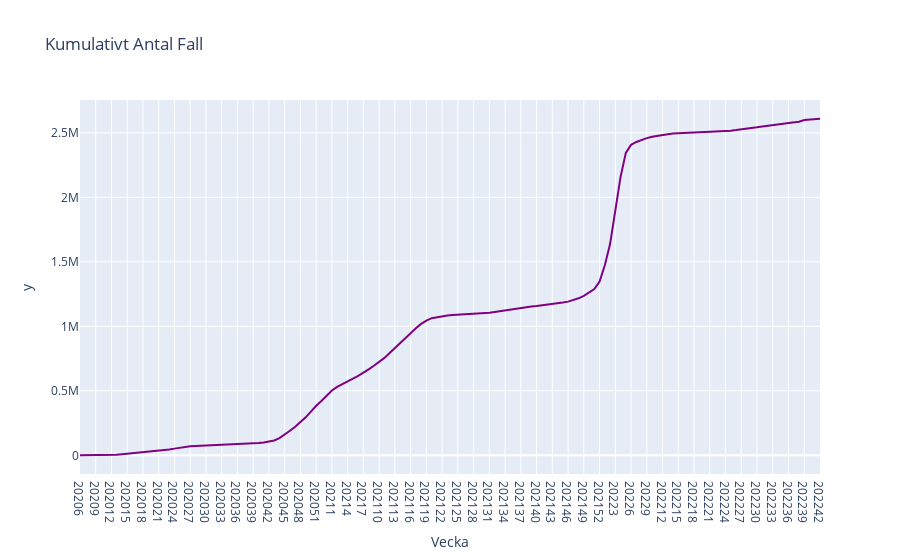

Here is the notebook cell this chart was saved with:
### Code cell
# F) Create a line chart for cumulative cases
cumulative_cases = df['Antal_fall_vecka'].cumsum() 
fig = px.line(df, x="Vecka", y=cumulative_cases, 
              title="Kumulativt Antal Fall")
fig.update_traces(line=dict(color='purple'))
fig.write_html("Visualiseringar/1F.Kumulativt Antal Fall.html")
fig.show()

### Figure 1 — Plotly figure (JSON) as saved in the notebook; plotly's stock layout.template omitted (floating-point values rounded to 4 significant figures; data arrays with more than 128 entries replaced by an {"elided": "..."} marker saying what was removed)
{"data": [{"hovertemplate": "Vecka=%{x}<br>y=%{y}<extra></extra>", "legendgroup": "", "line": {"color": "purple", "dash": "solid"}, "marker": {"symbol": "circle"}, "mode": "lines", "name": "", "orientation": "v", "showlegend": false, "type": "scatter", "x": {"elided": "142 str values"}, "xaxis": "x", "y": {"elided": "142 int values"}, "yaxis": "y"}], "layout": {"legend": {"tracegroupgap": 0}, "title": {"text": "Kumulativt Antal Fall"}, "xaxis": {"anchor": "y", "domain": [0, 1], "title": {"text": "Vecka"}}, "yaxis": {"anchor": "x", "domain": [0, 1], "title": {"text": "y"}}}}
